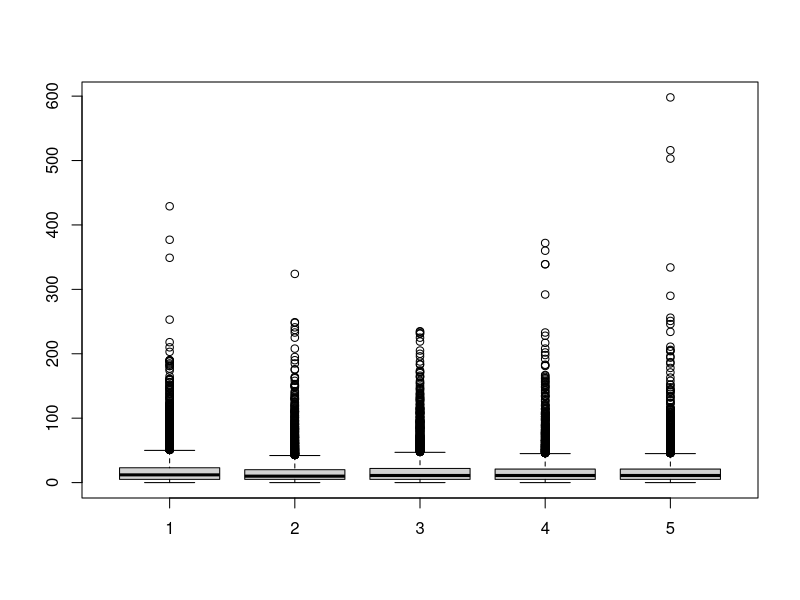
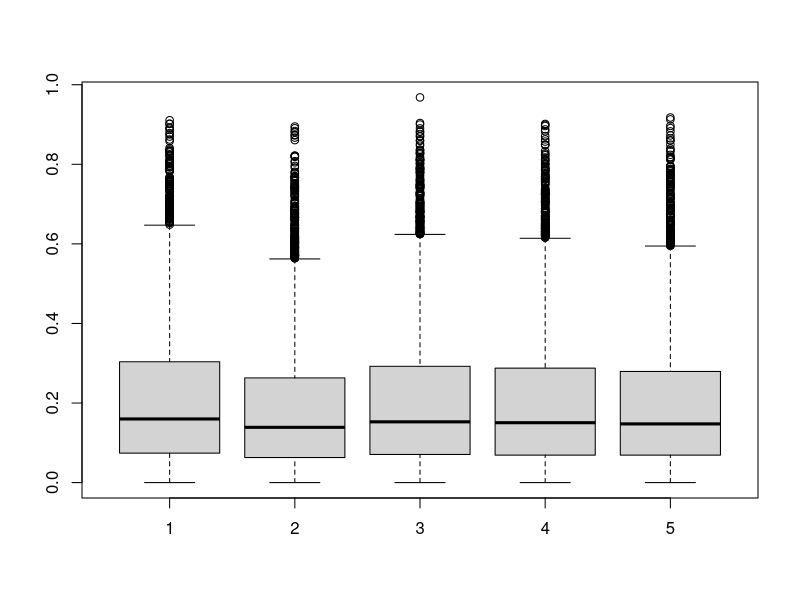
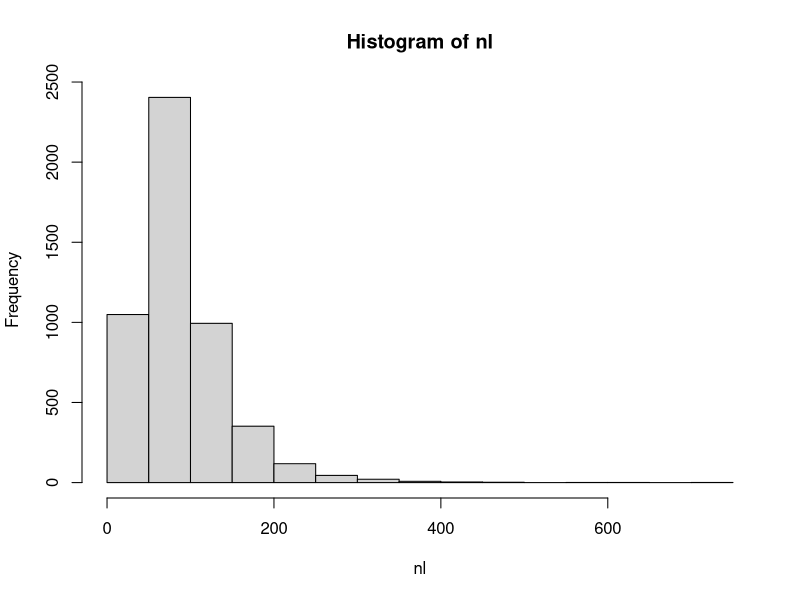
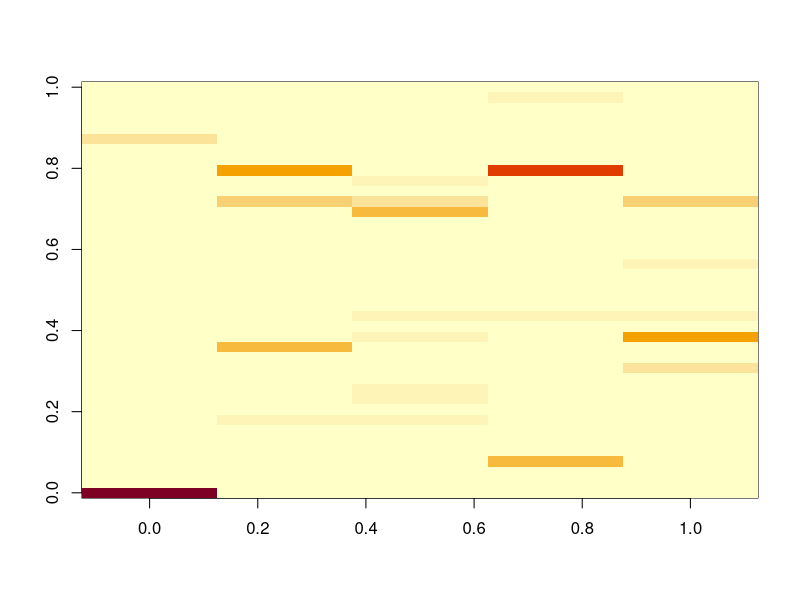
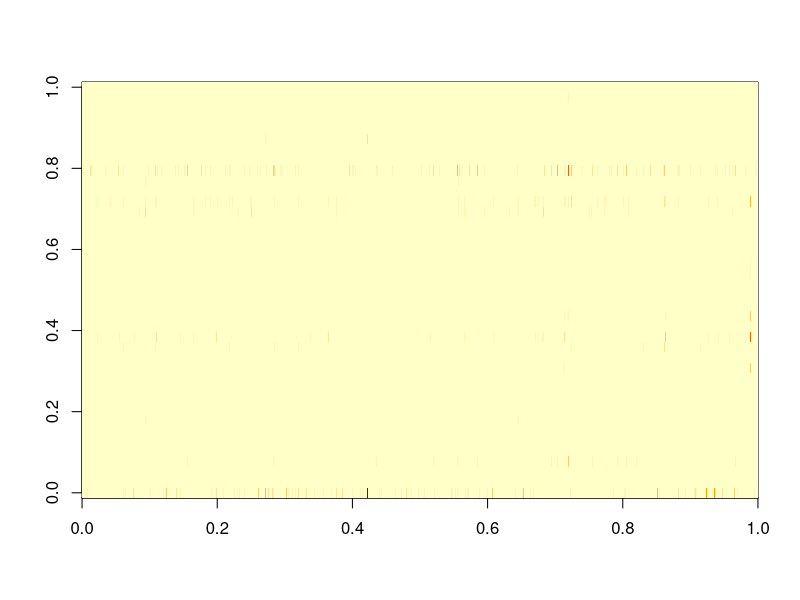
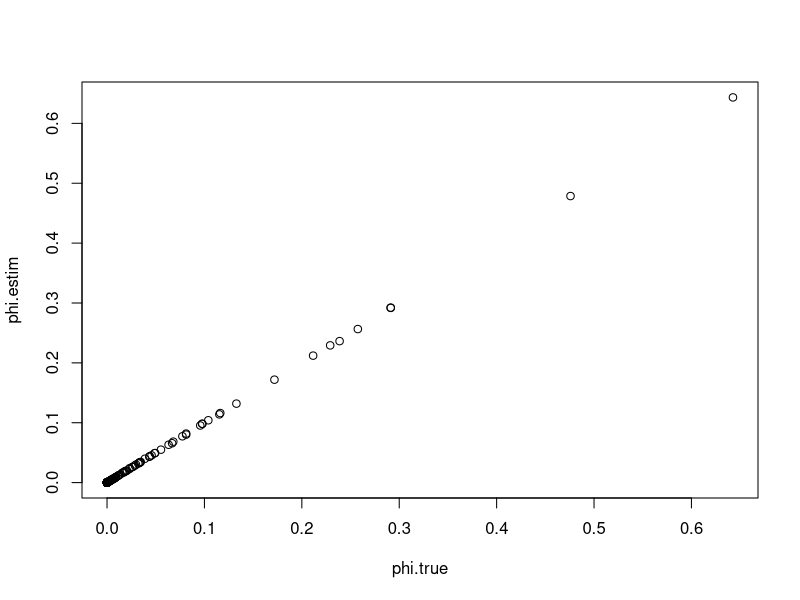

The R source for these figures, in order: (Note: this script raises an error after producing the figures.)
rm(list=ls(all=TRUE))
library(MCMCpack)
set.seed(5)

nloc=5000
nspp=40
ncommun=5

#design matrix
xmat=matrix(rnorm(nloc*ncommun),nloc,ncommun)

#parameters
lambda.true=lambda=runif(ncommun,min=10,max=12)
betas.true=betas=diag(1,ncommun)

#get means
lambda1=matrix(lambda,nloc,ncommun,byrow=T)
media=exp(log(lambda1)+xmat%*%betas); range(media)

#generate N_lk
nlk=matrix(NA,nloc,ncommun)
for (i in 1:ncommun){
  nlk[,i]=rpois(nloc,media[,i])
}
nlk.true=nlk; boxplot(nlk)
z=nlk/apply(nlk,1,sum); apply(z,1,sum); boxplot(z); apply(z,2,range)
nl=apply(nlk,1,sum)
hist(nl)
sum(nl)

#generate phi (assuming that each species is strongly present in a single group) 
phi=rdirichlet(ncommun,alpha=rep(0.1,nspp))

# for (i in 1:nspp){ #add some zeroes
#   ind=sample(1:ncommun,size=1)
#   tmp[ind,i]=runif(1,min=0.5,max=1)
# }
# phi=tmp/matrix(rowSums(tmp),ncommun,nspp) #re-scale to make sure it sums to 1
# round(phi[,1:20],2)
# table(round(phi,2))

unique(rowSums(phi))
phi.true=phi
image(phi)

#generate actual observations y
y=matrix(NA,nloc,nspp)
nks=matrix(0,ncommun,nspp)
for (i in 1:nloc){
  tmp1=rep(0,nspp)
  for (k in 1:ncommun){
    tmp=rmultinom(1,size=nlk[i,k],prob=phi[k,])
    nks[k,]=nks[k,]+tmp
    tmp1=tmp1+tmp
  }
  y[i,]=tmp1
}
image(y)

#look at stuff to make sure it makes sense
phi.estim=nks/matrix(rowSums(nks),ncommun,nspp,)
plot(phi.true,phi.estim)
nks.true=nks

#export results
setwd('U:\\GIT_models\\git_LDA_MS')
nome=paste('fake data',ncommun,'.csv',sep='')    
colnames(y)=paste('spp',1:nspp,sep='')
rownames(y)=paste('loc',1:nloc,sep='')
write.csv(y,nome,row.names=F)    

nome=paste('fake data xmat',ncommun,'.csv',sep='')    
write.csv(xmat,nome,row.names=F)    
